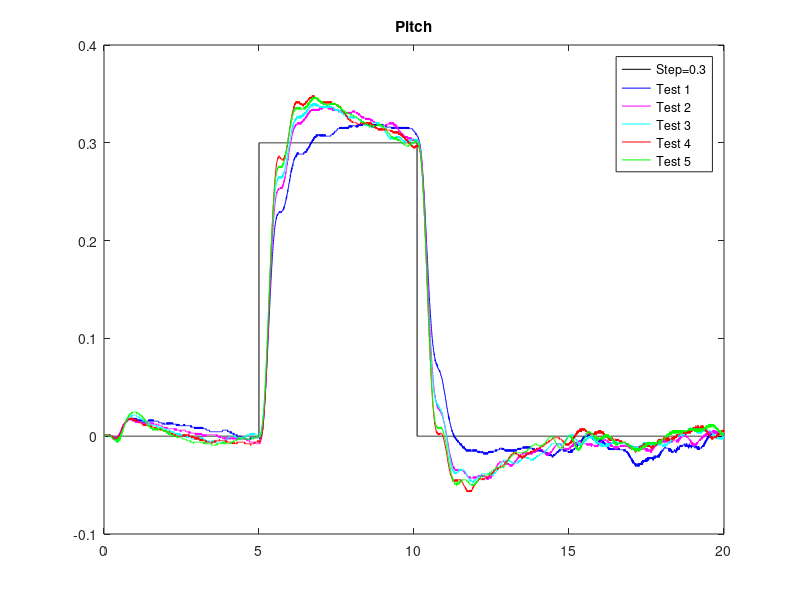
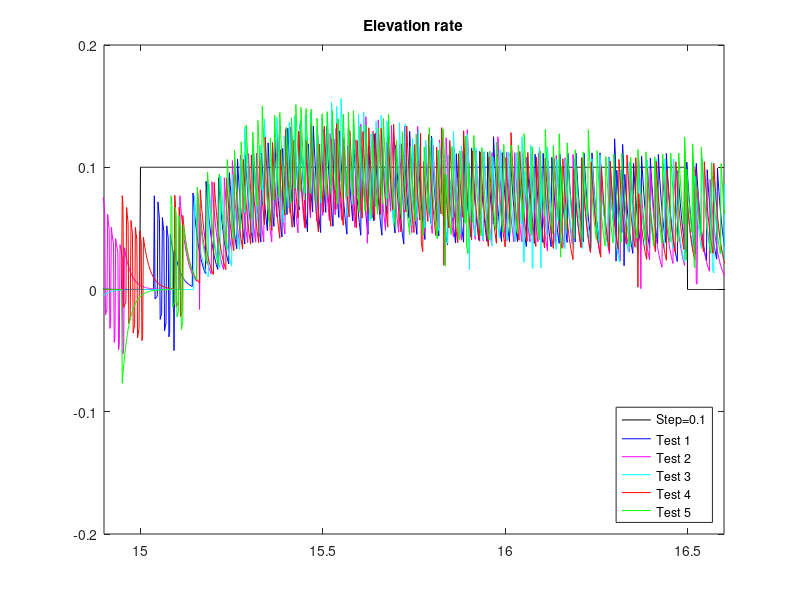

MATLAB code for these plots, in order:
clc
clear
close
Data = load('pitch2lqr.mat');
Data2 = load('pitch3lqr.mat');
Data3 = load('pitch4lqr.mat');
Data4 = load('pitch6lqr.mat');
Data5 = load('pitch5lqr.mat');

figure(1);
plot(Data.ans(1,:), Data.ans(2,:),'k')

hold on

plot(Data.ans(1,:), Data.ans(3,:),'b')

hold on
plot(Data2.ans(1,:), Data2.ans(3,:),'m')

hold on
plot(Data3.ans(1,:), Data3.ans(3,:),'c')

hold on
plot(Data4.ans(1,:), Data4.ans(3,:),'r')

hold on
plot(Data5.ans(1,:), Data5.ans(3,:),'g')

title('Pitch');
legend('Step=0.3','Test 1','Test 2','Test 3','Test 4','Test 5');
hold off
%%%%%%%%%%%%%%%%%%%%%%%%%%%%%%%%%%%%%%%%%%%%%%%

Data = load('elevationRate2lqr.mat');
Data2 = load('elevationRate3lqr.mat');
Data3 = load('elevationRate4lqr.mat');
Data4 = load('elevationRate6lqr.mat');
Data5 = load('elevationRate5lqr.mat');

figure(2);
plot(Data.ans(1,:), Data.ans(2,:),'k')

hold on

plot(Data.ans(1,:), Data.ans(3,:),'b')

hold on
plot(Data2.ans(1,:), Data2.ans(3,:),'m')

hold on
plot(Data3.ans(1,:), Data3.ans(3,:),'c')

hold on
plot(Data4.ans(1,:), Data4.ans(3,:),'r')

hold on
plot(Data5.ans(1,:), Data5.ans(3,:),'g')
xlim([14.9 16.6]);
ylim([-0.2 0.2]);
title('Elevation rate');
legend('Step=0.1','Test 1','Test 2','Test 3','Test 4','Test 5','Location','southeast');

